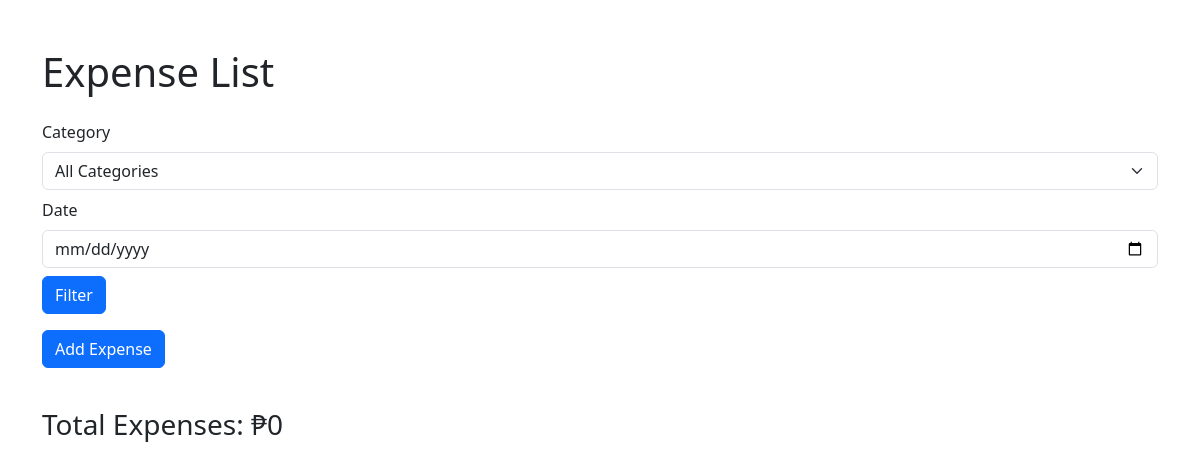
The app's page /, older data.
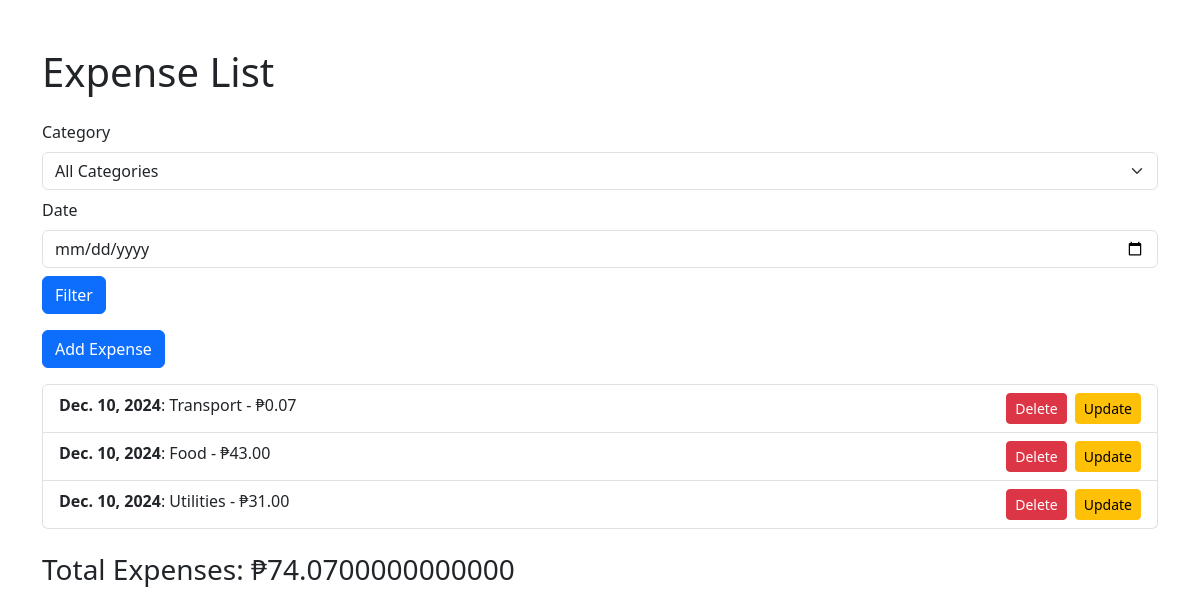
The same page, newer data.
### tracker/models.py (models this page shows, shortened)
class Expense(models.Model):
    CATEGORY_CHOICES = [
        ('Food', 'Food'),
        ('Transport', 'Transport'),
        ('Utilities', 'Utilities'),
        ('Other', 'Other'),
        ]
    category = models.CharField(max_length=50, choices=CATEGORY_CHOICES)
    amount = models.DecimalField(max_digits=10, decimal_places=2)
    description = models.TextField(blank=True)
    date = models.DateField(auto_now_add=True)

### tracker/views.py (the view)
# urls.py: path('', views.expense_list, name='expense_list'),  # List expenses
def expense_list(request):
    expenses = Expense.objects.all()
    category_filter = request.GET.get('category')
    if category_filter:
        expenses = expenses.filter(category=category_filter)
    date_filter = request.GET.get('date')
    if date_filter:
        expenses = expenses.filter(date=date_filter)
    total_amount = expenses.aggregate(total=Sum('amount'))['total'] or 0
    categories = Expense.objects.values_list('category', flat=True).distinct()
    static_categories = ['Food', 'Transport', 'Utilities', 'Other']
    categories = list(set(categories) | set(static_categories))
    return render(request, 'tracker/expense_list.html', {
        'expenses': expenses,
        'categories': categories,
        'total_amount': total_amount
    })

### tracker/templates/tracker/expense_list.html (shortened to what this page needs)
<!DOCTYPE html>
<html>
<head>
    <link href="https://cdn.jsdelivr.net/npm/bootstrap@5.3.0/dist/css/bootstrap.min.css" rel="stylesheet">
</head>
<body class="container mt-5">
    <h1 class="mb-4">Expense List</h1>
    <form method="get" class="mb-3">
        <div class="mb-2">
            <label for="category" class="form-label">Category</label>
            <select name="category" id="category" class="form-select">
                <option value="">All Categories</option>
            </select>
        </div>
        <div class="mb-2">
            <label for="date" class="form-label">Date</label>
            <input type="date" name="date" id="date" class="form-control" value="{{ request.GET.date }}">
        </div>
        <button type="submit" class="btn btn-primary">Filter</button>
    </form>
    <a href="{% url 'add_expense' %}" class="btn btn-primary mb-3">Add Expense</a>
    <ul class="list-group">
        {% for expense in expenses %}
            <li class="list-group-item">
                <strong>{{ expense.date }}</strong>: {{ expense.category }} - ₱{{ expense.amount }}
                <a href="{% url 'update_expense' expense.id %}" class="btn btn-warning btn-sm float-end ms-2">Update</a>
                <a href="{% url 'delete_expense' expense.id %}" class="btn btn-danger btn-sm float-end">Delete</a>
            </li>
        {% endfor %}
    </ul>
        <div class="mt-4">
            <h3>Total Expenses: ₱{{ total_amount }}</h3>
        </div>
</body>
</html>

Row changes from the older to the newer data that the page shows:
added Expense: date "Dec. 10, 2024", category "Transport", amount "0.07"
added Expense: date "Dec. 10, 2024", category "Food", amount "43.00"
added Expense: date "Dec. 10, 2024", category "Utilities", amount "31.00"
Text that changed along with them:
{{ total_amount }}: "0" → "74.0700000000000"
